Frame 1 (no input): blank canvas, image omitted
Frame 60 (the mouse pressed at the canvas centre just before this capture): blank canvas, image omitted
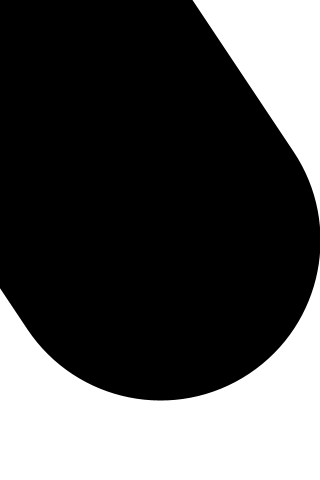
Frame 120 (the mouse held since frame 60 and released just before this capture)

The Processing sketch whose frames 1 and 60 were blank and that drew this single picture after the mouse press (run headless with seeded random() and noise(); from frame 60 on, the mouse is pressed at the canvas centre):

// Processing sketch: processing_110978
// ── processing_110978.pde

boolean mouseIsDown = false;

void setup()
{
  size(320, 480);
  background(255);
}

void draw()
{
  strokeWeight(abs(pmouseX-mouseX)*2
  );

 color c = get (mouseX, mouseY);

  if (c == color(0))
  {
    stroke(255);
  }
  println(c);
  
  if (c == color(255))
  {
    stroke(0);
  }

  if (mouseIsDown == true)
  {
    line(pmouseX, pmouseY, mouseX, mouseY);
  }
 

}



void mousePressed()
{
  //background(255);
  mouseIsDown = true;
  println("Mouse was pressed");
}

void mouseReleased()
{
  mouseIsDown = false;
  println("Mouse was released");
}
